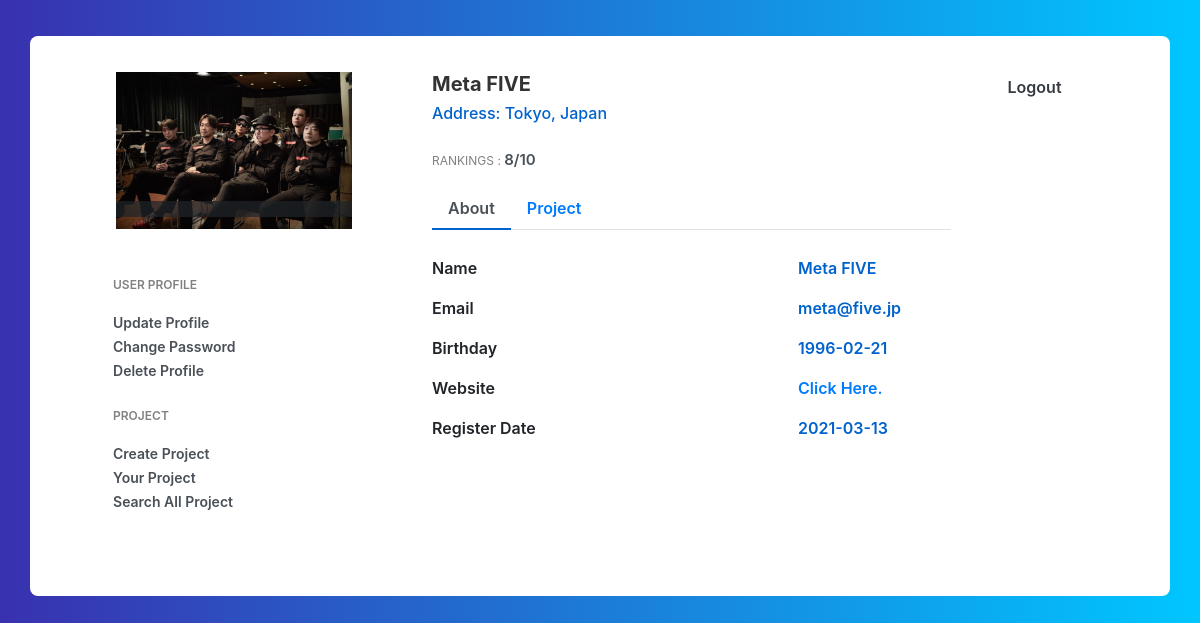
Page /profile_read.php (signed in) on the committed database.
### tables this page shows
CREATE TABLE `user_profile` (
  `user_id` int(11) NOT NULL,
  `first_name` varchar(100) NOT NULL,
  `last_name` varchar(100) NOT NULL,
  `birthday` date DEFAULT NULL,
  `home_address` varchar(255) DEFAULT NULL,
  `email` varchar(255) NOT NULL,
  `date_added` timestamp NOT NULL DEFAULT CURRENT_TIMESTAMP,
  `password` varchar(100) NOT NULL,
  `website` varchar(255) DEFAULT NULL,
  `user_img` varchar(100) DEFAULT NULL
);

### classes/Database.php (called while the page is built, shortened)
<?php
    class Database{
        private $servername='us-cdbr-east-04.cleardb.com';
        private $username='b185b47a594a3b';
        private $password='dee1e978';
        private $db_name='heroku_23d4a01d829b1a3';
        public function __construct(){
            $this->conn = new mysqli(
                $this->servername,
                $this->username,
                $this->password,
                $this->db_name
            );
            if($this->conn == TRUE){
                return $this->conn;
            } else{
                die('ERROR '.$this->conn->connect_error);
            }
        }
    }
?>

### profile_action.php (called while the page is built, shortened)
<?php
    include 'classes/Profile.php';
    $profileObj = new Profile;
?>

### classes/Profile.php (called while the page is built, shortened)
<?php
    include 'Database.php';
    class Profile extends Database{
        public function get_profile($user_id){
            $sql = "SELECT DATE_FORMAT(date_added, '%Y-%m-%d')AS create_date, first_name, last_name, birthday, home_address, email, password, website, user_img FROM user_profile WHERE user_id='$user_id'";
            $result = $this->conn->query($sql);
            if($result == FALSE){
                die('ERROR: '.$this->conn->error);
            }else{
                return $result->fetch_assoc();
            }
        }
    }
?>

### profile_read.php (the view, shortened to what this page needs)
<?php
  include 'profile_action.php';
  $user_id = $_SESSION['user_id'];
  $get_profile = $profileObj->get_profile($user_id);
?>
<!doctype html>
<html lang="en">
  <head>
    <link rel="stylesheet" href="https://stackpath.bootstrapcdn.com/bootstrap/4.3.1/css/bootstrap.min.css">
  </head>
  <body>
  <div class="container emp-profile">
            <form method="post">
                <div class="row">
                    <div class="col-md-4">
                        <div class="profile-img">
                        <img src="user_img/<?php echo $get_profile['user_img'] ?>" alt="User Photo">
                            <div class="file btn btn-lg btn-primary">
                            </div>
                        </div>
                    </div>
                    <div class="col-md-6">
                        <div class="profile-head">
                                    <h5 class="font-weight-bold">
                                    <?php echo "<span class='text-capitalize'>". $get_profile['first_name']."</span>" ?>
                                    <?php echo "<span class='text-uppercase'>".$get_profile['last_name']."</span>" ?>
                                    </h5>
                                    <h6>
                                        Address: <?php echo $get_profile['home_address'] ?>
                                    </h6>
                                    <p class="proile-rating">RANKINGS : <span>8/10</span></p>
                            <ul class="nav nav-tabs" id="myTab" role="tablist">
                                <li class="nav-item">
                                    <a class="nav-link active" id="home-tab" data-toggle="tab" href="#home" role="tab" aria-controls="home" aria-selected="true">About</a>
                                </li>
                                <li class="nav-item">
                                    <a class="nav-link" id="profile-tab" data-toggle="tab" href="#profile" role="tab" aria-controls="profile" aria-selected="false">Project</a>
                                </li>
                            </ul>
                        </div>
                    </div>
                    <div class="col-md-2">
                        <a href="logout.php" class="profile-edit-btn btn btn-outline-warning text-dark">Logout</a>
                    </div>
                </div>
                <div class="row">
                    <div class="col-md-4">
                        <div class="profile-work">
                            <p class="text-uppercase">user profile</p>
                                <a href="profile_update.php" class="mt-3">Update Profile</a><br>
                                <a href="change_password.php" class="mt-3">Change Password</a><br>
                                <a href="profile_delete_alert.php" class="mt-3">Delete Profile</a>
                            <p class="text-uppercase">project</p>
                                <a href="project_create.php" class="mt-3">Create Project</a><br>
                                <a href="project_useronly.php?user_id=<?php echo $user_id ?>" class="mt-3">Your Project</a><br>
                                <a href="pj_read.php" class="mt-3">Search All Project</a>
                        </div>
                    </div>
                    <div class="col-md-8">
                        <div class="tab-content profile-tab" id="myTabContent">
                            <div class="tab-pane fade show active" id="home" role="tabpanel" aria-labelledby="home-tab">
                                        <div class="row">
                                            <div class="col-md-6">
                                                <label>Name</label>
                                            </div>
                                            <div class="col-md-6 font-weight-bold">
                                                <p>
                                                    <?php echo "<span class='text-capitalize'>". $get_profile['first_name']."</span>" ?> <?php echo "<span class='text-uppercase'>".$get_profile['last_name']."</span>" ?>
                                                </p>
                                            </div>
                                        </div>
                                        <div class="row">
                                            <div class="col-md-6">
                                                <label>Email</label>
                                            </div>
                                            <div class="col-md-6">
                                                <p><?php echo $get_profile['email'] ?></p>
                                            </div>
                                        </div>
                                        <div class="row">
                                            <div class="col-md-6">
                                                <label>Birthday</label>
                                            </div>
                                            <div class="col-md-6">
                                                <p><?php echo $get_profile['birthday'] ?></p>
                                            </div>
                                        </div>
                                        <div class="row">
                                            <div class="col-md-6">
                                                <label>Website</label>
                                            </div>
                                            <div class="col-md-6">
                                                <p><a href="<?php echo $get_profile['website'] ?>">Click Here.</a></p>
                                            </div>
                                        </div>
                                        <div class="row">
                                            <div class="col-md-6">
                                                <label>Register Date</label>
                                            </div>
                                            <div class="col-md-6">
                                                <p><?php echo $get_profile['create_date'] ?></p>
                                            </div>
                                        </div>
                            </div>
                        </div>
                    </div>
                </div>
            </form>
        </div>
  </body>
</html>

### profile_read.php (style rules this page uses)
body { background: -webkit-linear-gradient(left, #3931af, #00c6ff); }
.emp-profile { padding: 3%; margin-top: 3%; margin-bottom: 3%; border-radius: 0.5rem; background: #fff; }
.profile-img { text-align: center; }
.profile-img img { width: 70%; height: 100%; }
.profile-img .file { position: relative; overflow: hidden; margin-top: -20%; width: 70%; border: none; border-radius: 0; font-size: 15px; background: #212529b8; }
.profile-head h5 { color: #333; }
.profile-head h6 { color: #0062cc; }
.profile-edit-btn { border: none; border-radius: 1.5rem; width: 70%; padding: 2%; font-weight: 600; color: #6c757d; cursor: pointer; }
.proile-rating { font-size: 12px; color: #818182; margin-top: 5%; }
.proile-rating span { color: #495057; font-size: 15px; font-weight: 600; }
.profile-head .nav-tabs { margin-bottom:5%; }
.profile-head .nav-tabs .nav-link { font-weight:600; border: none; }
.profile-head .nav-tabs .nav-link.active { border: none; border-bottom:2px solid #0062cc; }
.profile-work { padding: 14%; margin-top: -15%; }
.profile-work p { font-size: 12px; color: #818182; font-weight: 600; margin-top: 10%; }
.profile-work a { text-decoration: none; color: #495057; font-weight: 600; font-size: 14px; }
.profile-tab label { font-weight: 600; }
.profile-tab p { font-weight: 600; color: #0062cc; }

### rows in the picture
user_profile: user_img (picture), first_name "Meta", last_name "FIVE", home_address "Tokyo, Japan", email "meta@five.jp", birthday "1996-02-21"

### other values in the picture
$get_profile['create_date'] "2021-03-13"
